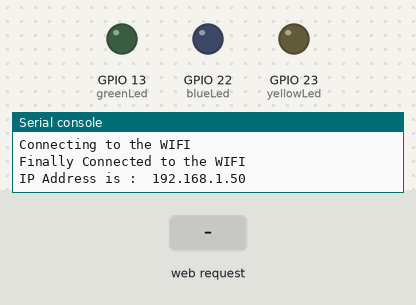
A program run on a simulated ESP32 board running MicroPython. Shown: output pins drawn as LEDs (lit = HIGH), the last lines printed to the serial console. The test bench sets the inputs (shaded band). WiFi joins after 1.5 s.

Above: at 3.2 s.
3.3 s: HTTP request GET /?led=greenOn received
At 3.7 s:
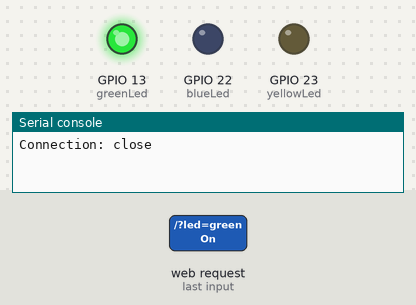
4.8 s: HTTP request GET /?led=blueOn received
At 6.0 s:
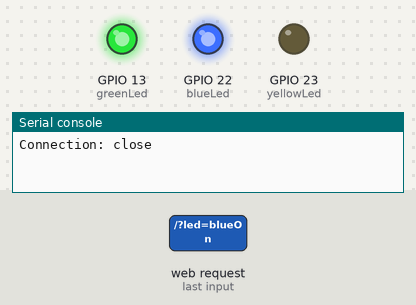
6.3 s: HTTP request GET /?led=greenOff received
At 7.2 s:
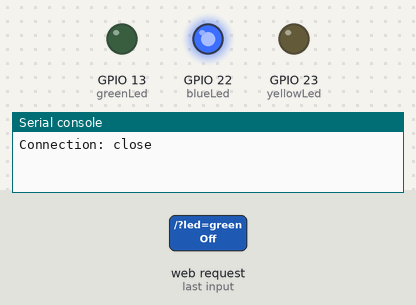
7.8 s: HTTP request GET /?led=yellowOn received
At 8.3 s:
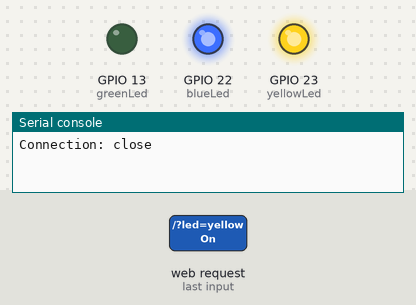
9.3 s: HTTP request GET /?led=blueOff received
At 10.5 s:
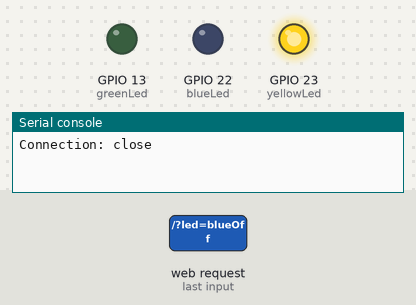
10.8 s: HTTP request GET /?led=greenOn received
At 11.8 s:
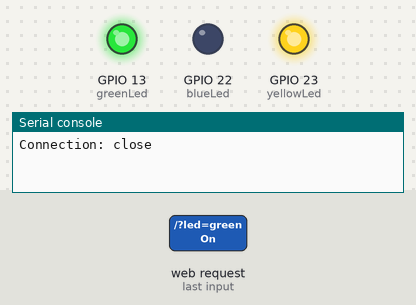
Timing chart, 0 to 13.3 s (numbered marks = the images above; inputs shaded):
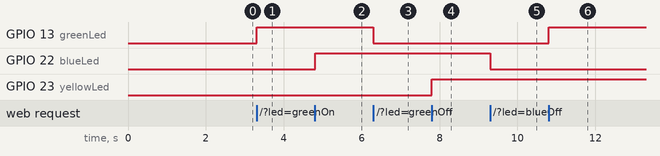

The program:

LedsControl.py
```python
import machine
import time
import network
import socket

# #Creating Led objects
greenLed = machine.Pin(13, machine.Pin.OUT)
blueLed = machine.Pin(22, machine.Pin.OUT)
yellowLed = machine.Pin(23, machine.Pin.OUT)

#Wifi Credentials
SSID = 'Wifi_Perso_2.4G'
PASSWORD = 'DCEF80DE08D5'

#Connecting to the wifi
sta = network.WLAN(network.STA_IF)
sta.active(True)
if not sta.isconnected():
    sta.connect(SSID, PASSWORD)
    time.sleep(1)

while not sta.isconnected():
    print("Connecting to the WIFI")
    time.sleep(1)

print("Finally Connected to the WIFI")
print("IP Address is : ", sta.ifconfig()[0])

def webPage():
    greenState = "ON" if greenLed.value() else "OFF"
    blueState = "ON" if blueLed.value() else "OFF"
    yellowState = "ON" if yellowLed.value() else "OFF"

    html = """
        <!DOCTYPE html>
        <html>
            <head>
                <title>Controlling the 3 Leds via webpage</title>
                <meta name="Viewport" content="width=device-width, initial-scale=1.0">
                <style></style>
            </head>
            <body>

                <form>
                    <button name="led" value="greenOn" type="submit">GREEN LED ON</button>
                    <button name="led" value="greenOff" type="submit">GREEN LED OFF</button>
                    <button name="led" value="blueOn" type="submit">BLUE LED ON</button>
                    <button name="led" value="blueOff" type="submit">BLUE LED OFF</button>
                    <button name="led" value="yellowOn" type="submit">YELLOW LED ON</button>
                    <button name="led" value="yellowOff" type="submit">YELLOW LED OFF</button>
                </form>

                <h1>ESP32 Web Base Control Leds</h1>
                <h3>Green led is """ + greenState + """</h3>
                <h3>Blue led is """ + blueState + """</h3>
                <h3>Yellow led is """ + yellowState + """</h3>
            </body>
        </html> """
    return html

#Socket set up
addr = socket.getaddrinfo('0.0.0.0', 80)[0][-1]
s = socket.socket()
s.bind(addr) # 80 = HTTP
s.listen(1)

#Waiting for Client Responses


while True:

    conn, addr = s.accept()
    print("Client is from address: ", addr)
    request = conn.recv(1024).decode("utf-8")
    print("REquest: ", request)

    if "/?led=greenOn" in request:
        greenLed.on()
    elif "/?led=greenOff" in request:
        greenLed.off()
    elif "/?led=blueOn" in request:
        blueLed.on()
    elif "/?led=blueOff" in request:
        blueLed.off()
    elif "/?led=yellowOn" in request:
        yellowLed.on()
    elif "/?led=yellowOff" in request:
        yellowLed.off()

    response = webPage()
    conn.send('HTTP/1.1 200 OK\n')
    conn.send('Content-Type: text/html\n')
    conn.send('Connection: close\n\n')
    conn.sendall(response)
    conn.close()
```

Measured:
- after the input at 3.3 s, GPIO 13 (greenLed): LOW → HIGH at once
- after the input at 4.8 s, GPIO 22 (blueLed): LOW → HIGH at once
- after the input at 6.3 s, GPIO 13 (greenLed): HIGH → LOW at once
- after the input at 7.8 s, GPIO 23 (yellowLed): LOW → HIGH at once
- after the input at 9.3 s, GPIO 22 (blueLed): HIGH → LOW at once
- after the input at 10.8 s, GPIO 13 (greenLed): LOW → HIGH at once
